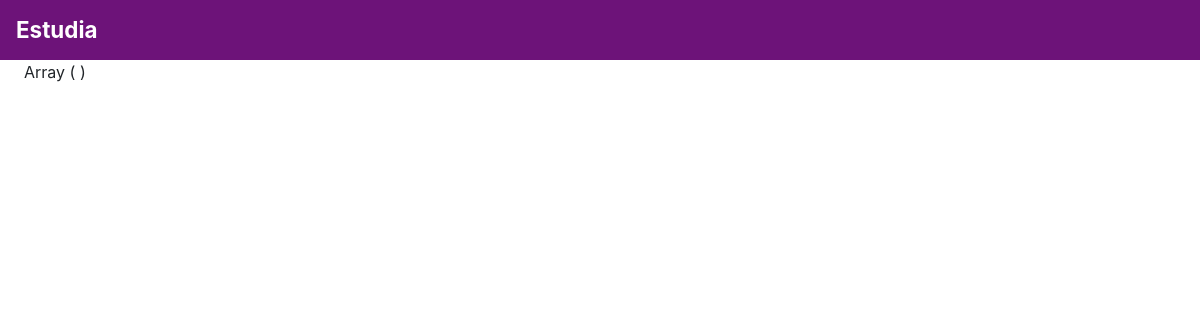
Page /pages/listeEnseignant.php on the earlier database version.
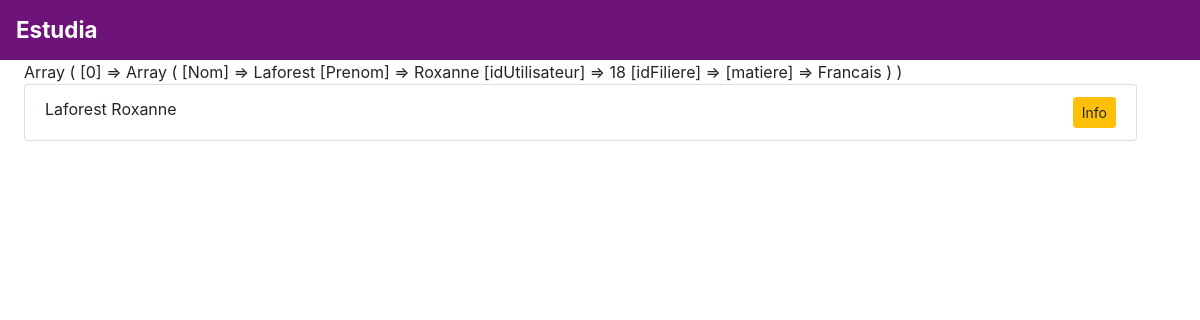
Same page on the later database version.
### tables this page shows
CREATE TABLE IF NOT EXISTS `enseignants` (
  `Nom` varchar(100) NOT NULL,
  `Prenom` varchar(100) NOT NULL,
  `idUtilisateur` int(11) NOT NULL,
  `idFiliere` int(11) DEFAULT NULL,
  `matiere` varchar(100) DEFAULT NULL
);

### modeles/modeles.php (called while the page is built, shortened)
<?php
function getBdd()
{
    return new PDO('mysql:host=localhost;dbname=estudia;charset=UTF8', 'root', '',  array(PDO::ATTR_ERRMODE => PDO::ERRMODE_EXCEPTION));
}
?>

### pages/listeEnseignant.php (the view)
<?php
require_once "entete.php";
    $requete = getBdd() -> prepare("SELECT *  FROM enseignants  ORDER BY Nom ASC ");
    $requete -> execute();
    $enseignants = $requete -> fetchAll(PDO::FETCH_ASSOC);
    print_r($enseignants);
    ?>
    <ul class="list-group">
    <?php
    foreach($enseignants as $enseignant)
    {
        ?>
        <li class="list-group-item"><?=$enseignant["Nom"]. " ". $enseignant["Prenom"];?>
        <span style="float:right;">
        <a class="btn btn-warning btn-sm" href="infoUtilisateur.php?idEnseignant=<?=$enseignant["idUtilisateur"]?>">Info</a>
        </span>
        </li>
        <?php
        }
        ?></ul>

Differences in the rows shown:
added enseignants: Nom "Laforest", Prenom "Roxanne"
Other differences:
text no longer shown: "Array ( )"
text now shown: "Array ( [0] => Array ( [Nom] => Laforest [Prenom] => Roxanne [idUtilisateur] => 18 [idFiliere] => [matiere] => Francais ) )"
